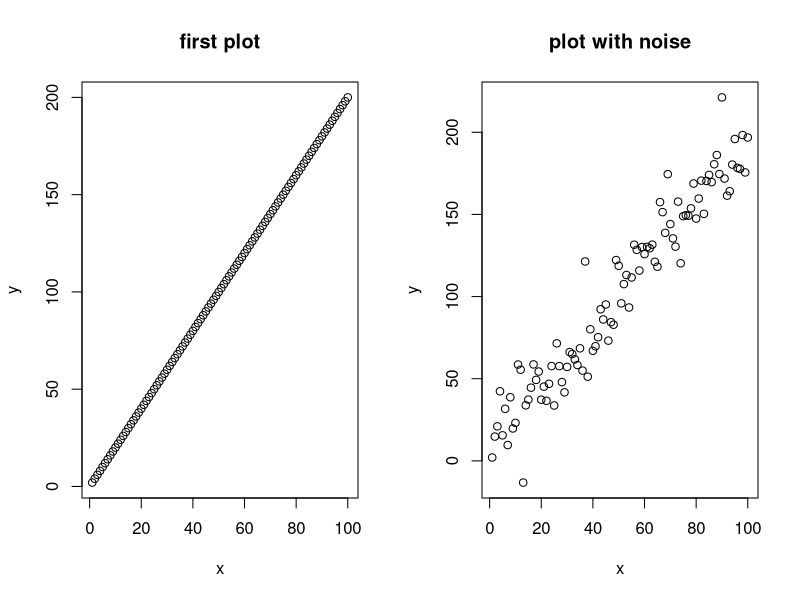
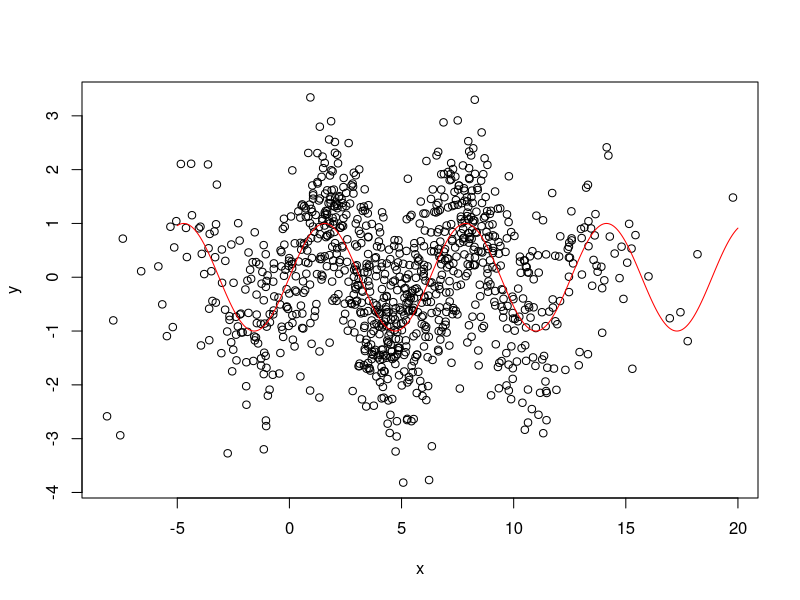

Here is the R script that generated these plots, in order:
## ---- chunk 1
myvector <- c(1,2,3,4,5,6)
## ---- chunk 2
par(mfrow = c(1,2))
x <- seq(1,100,1)
y <- 2*x

plot(y~x, main = "first plot")
y <- 2*x + rnorm(100, sd = 15)
plot(y~x, main = "plot with noise")
par(mfrow = c(1,1))

## ---- chunk 3

x <- rnorm(1000, mean= 5, sd = 4.3)
y <- sin(x) + rnorm(1000)
plot(y~x)
z <- seq(-5,20,.05)
lines(z, sin(z), col = "red" )
## ---- chunk 4
#imagine you have these two vectors
x <- c(1,4,2,6,3,4,5)
y <- c(5,3,1,8,7,6,1)

# your code sould produce the following vector
z <- c(5,4,2,8,7,6,5)
